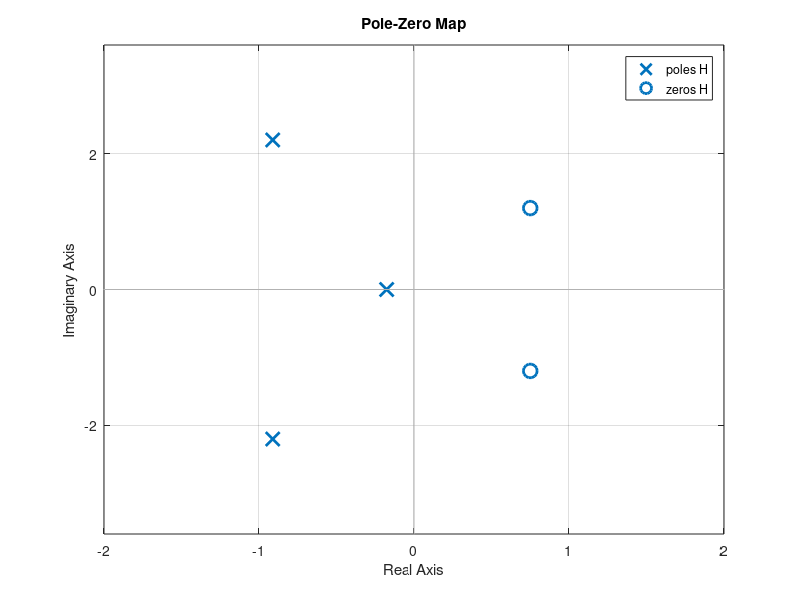

MATLAB code for this plot:
% Example 5.13

clear all; clc
num = [2 -3 4]; 
den = [1 2 6 1];
H = tf(num, den) 
midenika = zero( H ) 
poloi = pole( H )
pzmap( H ); xlim([-2 2]); grid on